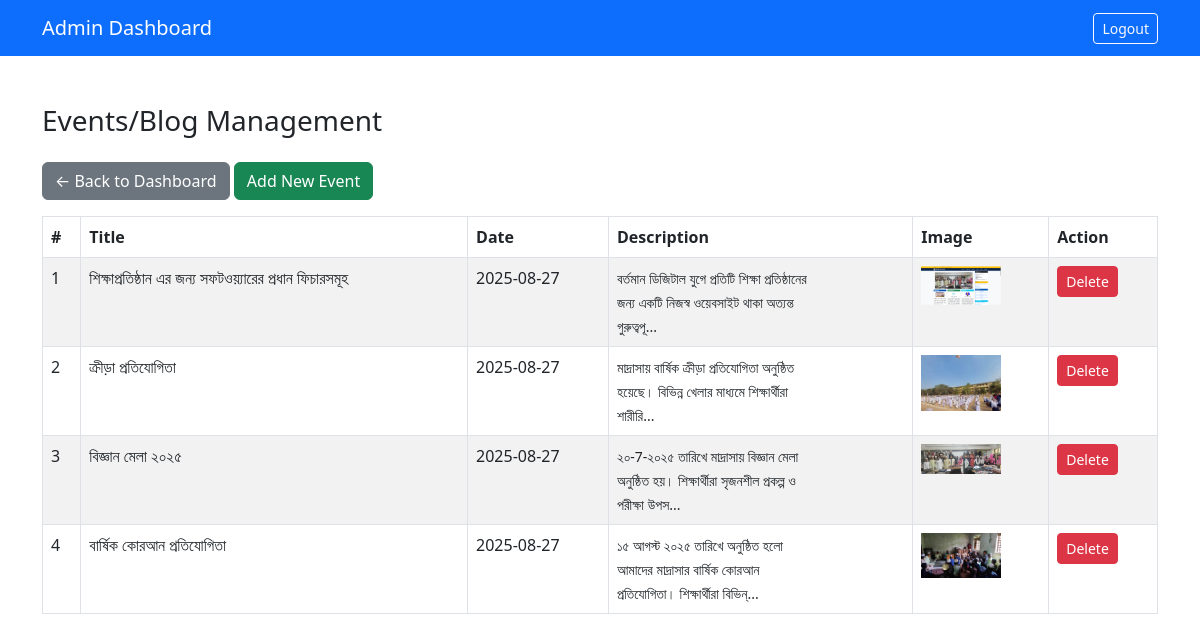
The page /admin/events.php (signed in) on the database its author committed.
### tables this page shows
CREATE TABLE `events` (
  `id` int(11) NOT NULL,
  `title` varchar(255) NOT NULL,
  `event_date` date NOT NULL,
  `description` text NOT NULL,
  `image` varchar(255) DEFAULT NULL,
  `created_at` timestamp NOT NULL DEFAULT current_timestamp()
);

### admin/events.php (the view, shortened to what this page needs)
<?php
require_once '../includes/db.php';
$events = $conn->query('SELECT * FROM events ORDER BY event_date DESC, id DESC');
?>
<!DOCTYPE html>
<html lang="en">
<head>
    <link href="https://cdn.jsdelivr.net/npm/bootstrap@5.3.0/dist/css/bootstrap.min.css" rel="stylesheet">
</head>
<body>
    <nav class="navbar navbar-expand-lg navbar-dark bg-primary">
        <div class="container">
            <a class="navbar-brand" href="dashboard.php">Admin Dashboard</a>
            <div class="ms-auto">
                <a href="logout.php" class="btn btn-outline-light btn-sm">Logout</a>
            </div>
        </div>
    </nav>
    <div class="container my-5">
        <h3 class="mb-4">Events/Blog Management</h3>
        <a href="dashboard.php" class="btn btn-secondary mb-3">&larr; Back to Dashboard</a>
        <button class="btn btn-success mb-3" data-bs-toggle="modal" data-bs-target="#addEventModal">Add New Event</button>
        <table class="table table-bordered table-striped">
            <thead>
                <tr>
                    <th>#</th>
                    <th>Title</th>
                    <th>Date</th>
                    <th>Description</th>
                    <th>Image</th>
                    <th>Action</th>
                </tr>
            </thead>
            <tbody>
                <?php if ($events && $events->num_rows > 0): $i=1; while($row = $events->fetch_assoc()): ?>
                <tr>
                    <td><?php echo $i++; ?></td>
                    <td><?php echo htmlspecialchars($row['title']); ?></td>
                    <td><?php echo htmlspecialchars($row['event_date']); ?></td>
                    <td><div style="max-width:200px;overflow:auto;"><small><?php echo htmlspecialchars(mb_strimwidth(strip_tags($row['description']),0,100,'...')); ?></small></div></td>
                    <td>
                        <?php if (!empty($row['image'])): ?>
                            <img src="../assets/images/<?php echo htmlspecialchars($row['image']); ?>" style="max-width:80px;" alt="event image">
                        <?php endif; ?>
                    </td>
                    <td>
                        <a href="?delete=<?php echo $row['id']; ?>" class="btn btn-danger btn-sm" onclick="return confirm('Delete this event?');">Delete</a>
                    </td>
                </tr>
                <?php endwhile; else: ?>
                <tr><td colspan="6" class="text-center">No events found.</td></tr>
                <?php endif; ?>
            </tbody>
        </table>
    </div>
</body>
</html>

### rows shown on the page
events: title "শিক্ষাপ্রতিষ্ঠান এর জন্য সফটওয়্যারের প্রধান ফিচারসমূহ", event_date "2025-08-27", description "বর্তমান ডিজিটাল যুগে প্রতিটি শিক্ষা প্রতিষ্ঠানের জন্য একটি নিজস্ব ওয়েবসাইট থাকা অত্যন্ত গুরুত্বপূ...", image (picture)
events: title "ক্রীড়া প্রতিযোগিতা", event_date "2025-08-27", description "মাদ্রাসায় বার্ষিক ক্রীড়া প্রতিযোগিতা অনুষ্ঠিত হয়েছে। বিভিন্ন খেলার মাধ্যমে শিক্ষার্থীরা শারীরি...", image (picture)
events: title "বিজ্ঞান মেলা ২০২৫", event_date "2025-08-27", description "২০-7-২০২৫ তারিখে মাদ্রাসায় বিজ্ঞান মেলা অনুষ্ঠিত হয়। শিক্ষার্থীরা সৃজনশীল প্রকল্প ও পরীক্ষা উপস...", image (picture)
events: title "বার্ষিক কোরআন প্রতিযোগিতা", event_date "2025-08-27", description "১৫ আগস্ট ২০২৫ তারিখে অনুষ্ঠিত হলো আমাদের মাদ্রাসার বার্ষিক কোরআন প্রতিযোগিতা। শিক্ষার্থীরা বিভিন্...", image (picture)
